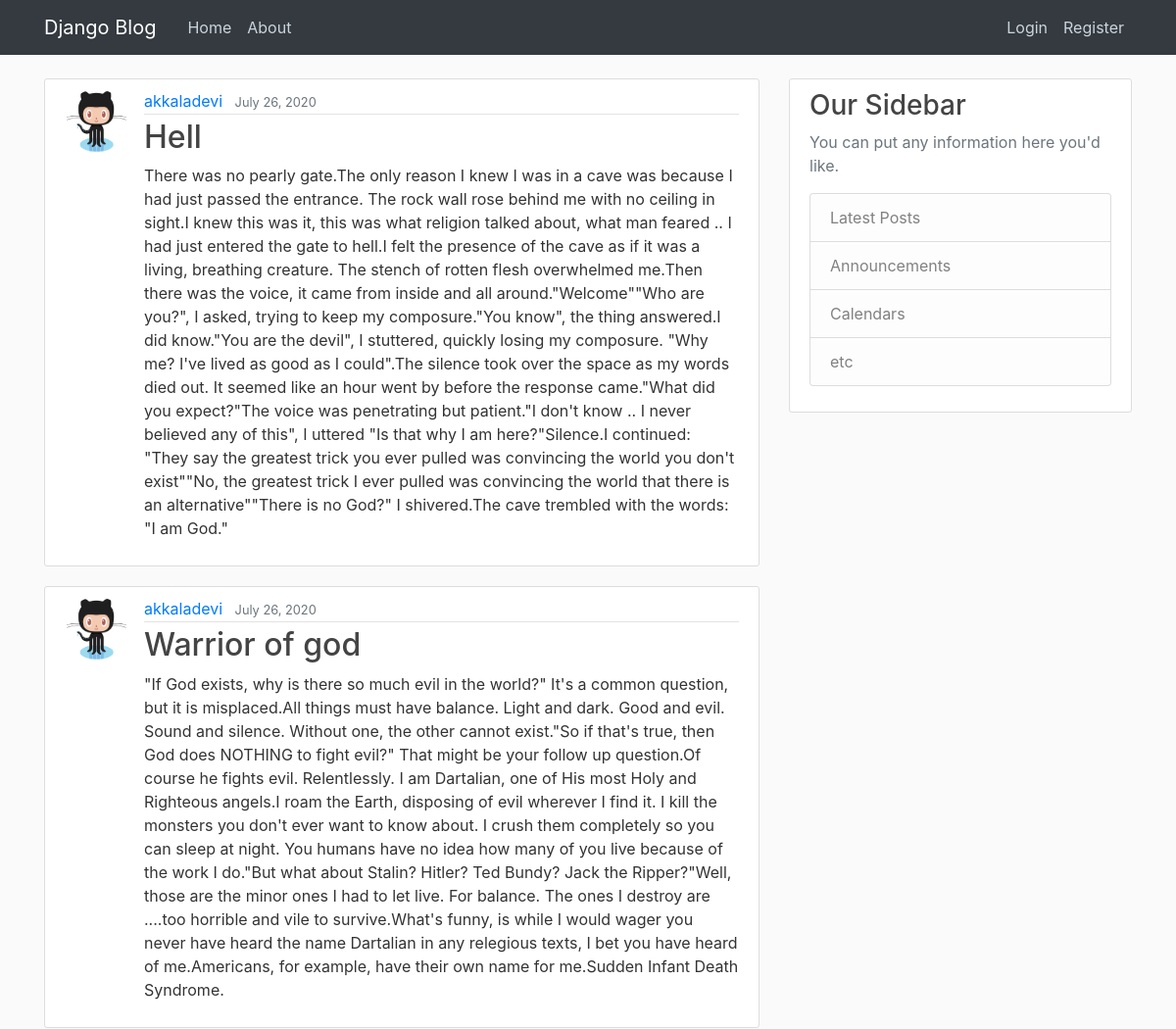
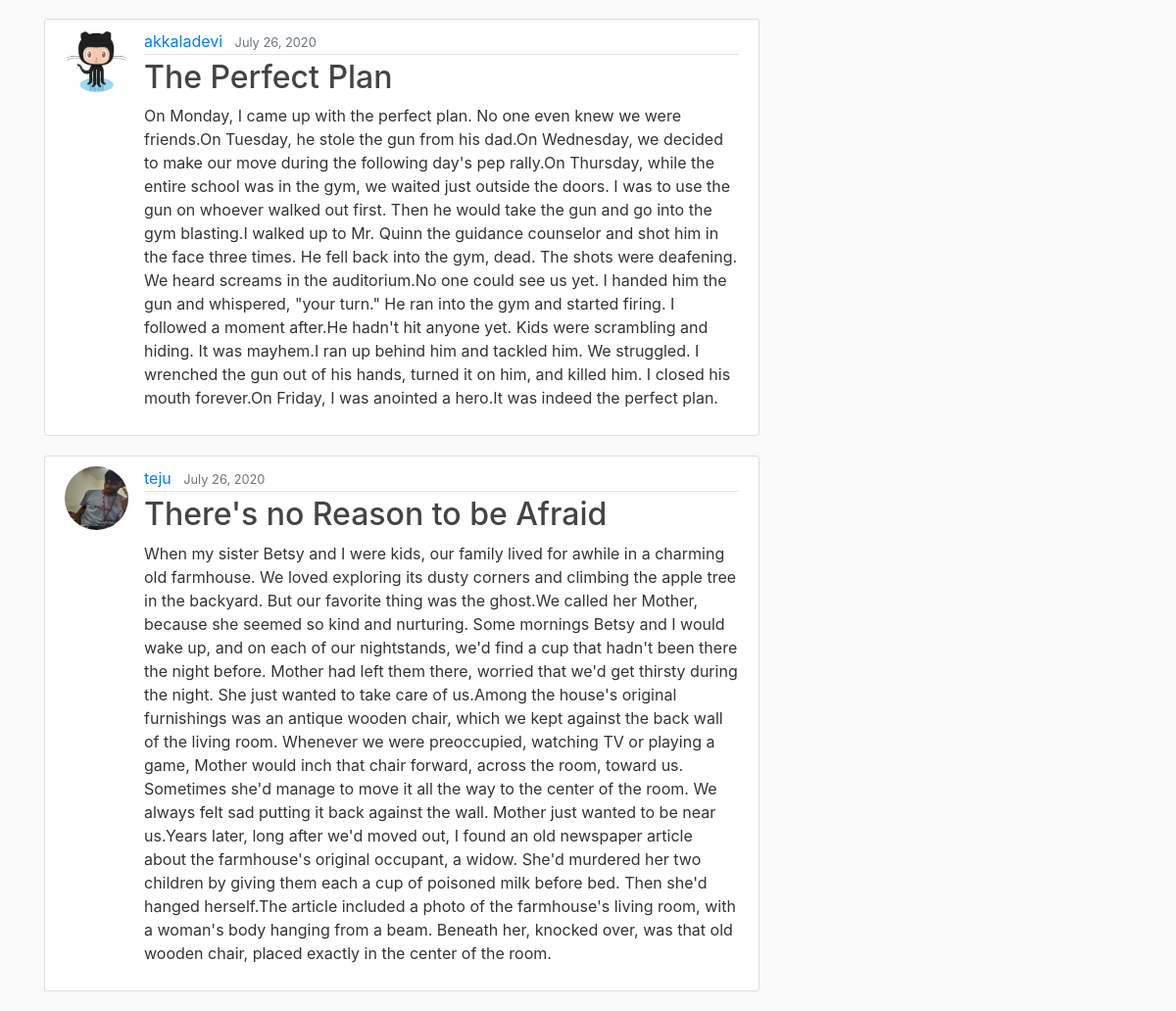
Before: / with the older database file (2 pictures, top to bottom).
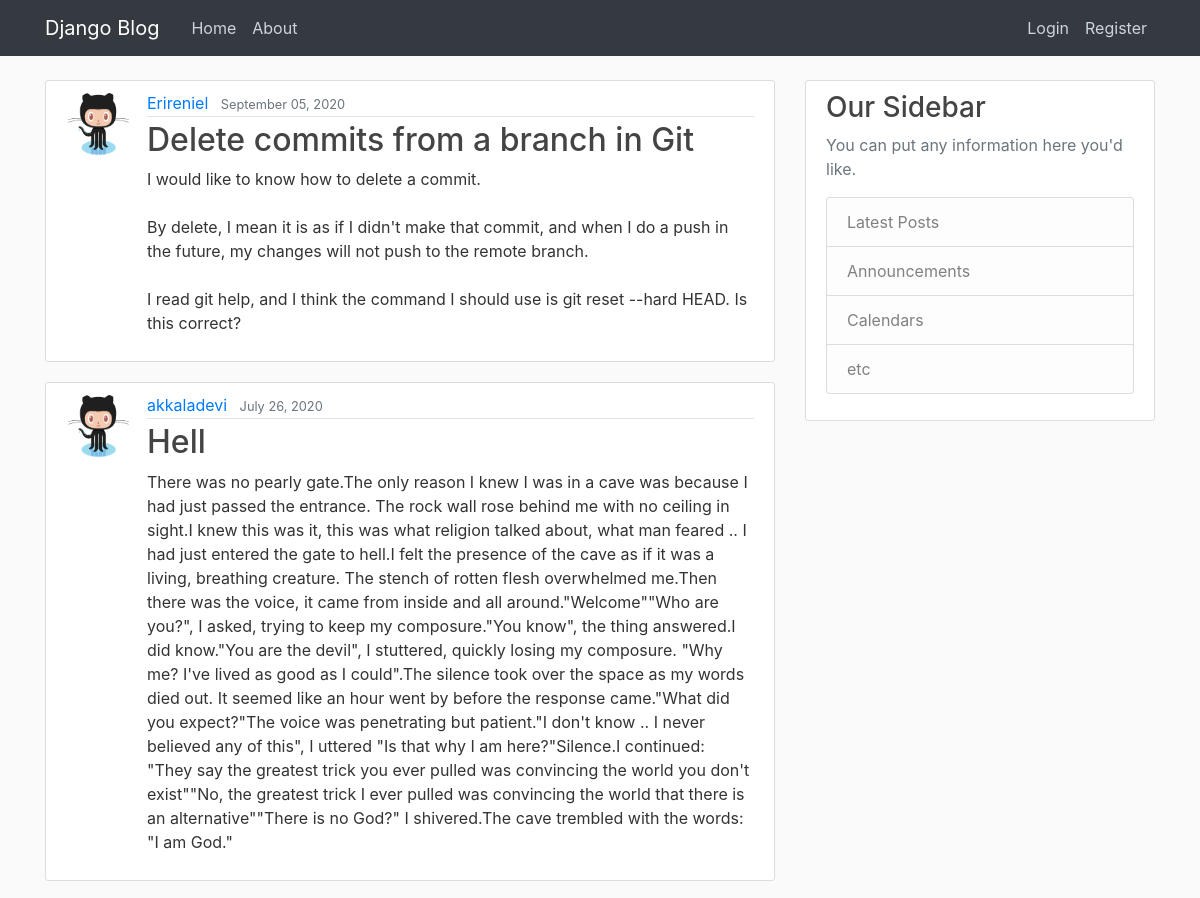
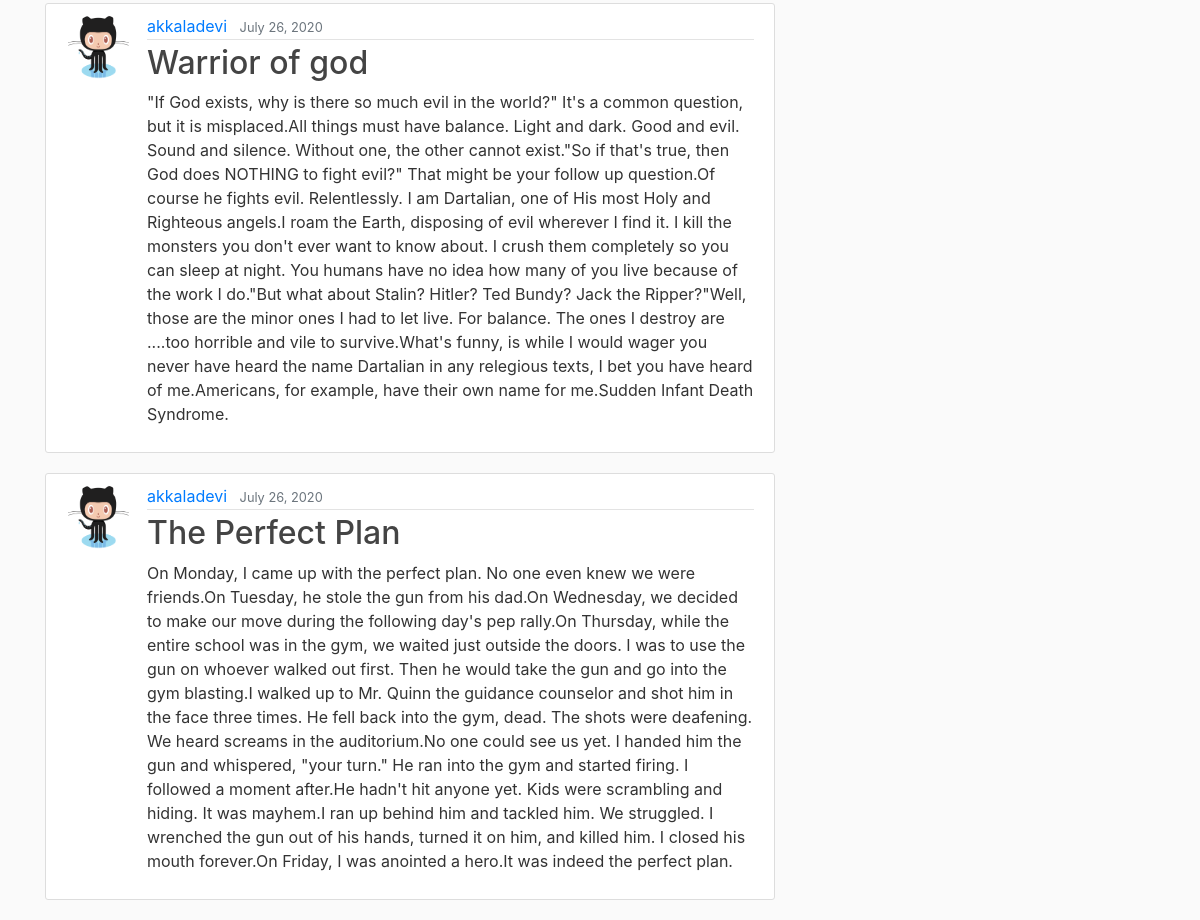
After: the same page with the newer database file (2 pictures, top to bottom).
### blog/models.py (models this page shows, shortened)
class Post(models.Model):
	title = models.CharField(max_length=100)
	content = models.TextField(blank=False)
	date_posted = models.DateTimeField(default=timezone.now)
	author = models.ForeignKey(User, on_delete=models.CASCADE)

### users/models.py (models this page shows, shortened)
class Profile(models.Model):
	user = models.OneToOneField(User, on_delete=models.CASCADE)
	image = models.ImageField(default='default.png', upload_to='profile_pics')

### blog/views.py (the view)
# urls.py: path('',PostListView.as_view(),name='blog-home'),
class PostListView(ListView):
	model = Post
	template_name = 'blog/home.html'
	context_object_name = 'posts'
	ordering = ['-date_posted']
	paginate_by = 4

### blog/templates/blog/home.html
{% extends "blog/base.html" %}
{% block content %}
    {% for post in posts %}
        <article class="media content-section">
          <img src="{{ post.author.profile.image.url }} " class="rounded-circle article-img">
          <div class="media-body">
            <div class="article-metadata">
              <a class="mr-2" href="#">{{ post.author }}</a>
              <small class="text-muted">{{ post.date_posted|date:"F d, Y" }}</small>
            </div>
            <h2><a class="article-title" href="{% url 'post-detail' post.id %}">{{ post.title }}</a></h2>
            <p class="article-content">{{ post.content }}</p>
          </div>
        </article>
    {% endfor %}
{% endblock content %}

Changed rows visible on the page:
no longer on this page (row unchanged): Post: author.profile.image (picture), author "teju", date_posted "July 26, 2020", title "There's no Reason to be Afraid", content "When my sister Betsy and I were kids, our family lived for awhile in a charming old farmhouse. We loved exploring its dusty corners and climbing the apple tree in the backyard. But our favorite thing was the ghost.We called her Mother, because she seemed so kind and nurturing. Some mornings Betsy and I would wake up, and on each of our nightstands, we'd find a cup that hadn't been there the night before. Mother had left them there, worried that we'd get thirsty during the night. She just wanted to take care of us.Among the house's original furnishings was an antique wooden chair, which we kept against the back wall of the living room. Whenever we were preoccupied, watching TV or playing a…"
added Post: author.profile.image (placeholder picture), author "Erireniel", date_posted "September 05, 2020", title "Delete commits from a branch in Git", content "I would like to know how to delete a commit. By delete, I mean it is as if I didn't make that commit, and when I do a push in the future, my changes will not push to the remote branch. I read git help, and I think the command I should use is git reset --hard HEAD. Is this correct?"
